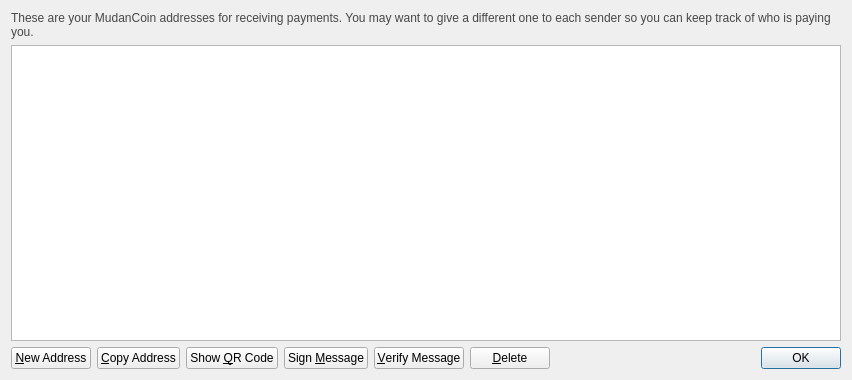
<?xml version="1.0" encoding="UTF-8"?>
<ui version="4.0">
 <class>AddressBookPage</class>
 <widget class="QWidget" name="AddressBookPage">
  <property name="geometry">
   <rect>
    <x>0</x>
    <y>0</y>
    <width>852</width>
    <height>380</height>
   </rect>
  </property>
  <property name="windowTitle">
   <string>Address Book</string>
  </property>
  <layout class="QVBoxLayout" name="verticalLayout">
   <item>
    <widget class="QLabel" name="labelExplanation">
     <property name="styleSheet">
      <string notr="true">#labelExplanation { color: #464747; }</string>
     </property>
     <property name="text">
      <string>These are your MudanCoin addresses for receiving payments. You may want to give a different one to each sender so you can keep track of who is paying you.</string>
     </property>
     <property name="textFormat">
      <enum>Qt::PlainText</enum>
     </property>
     <property name="wordWrap">
      <bool>true</bool>
     </property>
    </widget>
   </item>
   <item>
    <widget class="QTableView" name="tableView">
     <property name="contextMenuPolicy">
      <enum>Qt::CustomContextMenu</enum>
     </property>
     <property name="toolTip">
      <string>Double-click to edit address or label</string>
     </property>
     <property name="tabKeyNavigation">
      <bool>false</bool>
     </property>
     <property name="alternatingRowColors">
      <bool>true</bool>
     </property>
     <property name="selectionMode">
      <enum>QAbstractItemView::SingleSelection</enum>
     </property>
     <property name="selectionBehavior">
      <enum>QAbstractItemView::SelectRows</enum>
     </property>
     <property name="sortingEnabled">
      <bool>true</bool>
     </property>
     <attribute name="verticalHeaderVisible">
      <bool>false</bool>
     </attribute>
    </widget>
   </item>
   <item>
    <layout class="QHBoxLayout" name="horizontalLayout">
     <item>
      <widget class="QPushButton" name="newAddressButton">
       <property name="toolTip">
        <string>Create a new address</string>
       </property>
       <property name="text">
        <string>&amp;New Address</string>
       </property>
       <property name="icon">
        <iconset resource="../bitcoin.qrc">
         <normaloff>:/icons/add</normaloff>:/icons/add</iconset>
       </property>
      </widget>
     </item>
     <item>
      <widget class="QPushButton" name="copyToClipboard">
       <property name="toolTip">
        <string>Copy the currently selected address to the system clipboard</string>
       </property>
       <property name="text">
        <string>&amp;Copy Address</string>
       </property>
       <property name="icon">
        <iconset resource="../bitcoin.qrc">
         <normaloff>:/icons/editcopy</normaloff>:/icons/editcopy</iconset>
       </property>
      </widget>
     </item>
     <item>
      <widget class="QPushButton" name="showQRCode">
       <property name="text">
        <string>Show &amp;QR Code</string>
       </property>
       <property name="icon">
        <iconset resource="../bitcoin.qrc">
         <normaloff>:/icons/qrcode</normaloff>:/icons/qrcode</iconset>
       </property>
      </widget>
     </item>
     <item>
      <widget class="QPushButton" name="signMessage">
       <property name="toolTip">
        <string>Sign a message to prove you own a MudanCoin address</string>
       </property>
       <property name="text">
        <string>Sign &amp;Message</string>
       </property>
       <property name="icon">
        <iconset resource="../bitcoin.qrc">
         <normaloff>:/icons/edit</normaloff>:/icons/edit</iconset>
       </property>
      </widget>
     </item>
     <item>
      <widget class="QPushButton" name="verifyMessage">
       <property name="toolTip">
        <string>Verify a message to ensure it was signed with a specified MudanCoin address</string>
       </property>
       <property name="text">
        <string>&amp;Verify Message</string>
       </property>
       <property name="icon">
        <iconset resource="../bitcoin.qrc">
         <normaloff>:/icons/transaction_0</normaloff>:/icons/transaction_0</iconset>
       </property>
      </widget>
     </item>
     <item>
      <widget class="QPushButton" name="deleteButton">
       <property name="toolTip">
        <string>Delete the currently selected address from the list</string>
       </property>
       <property name="text">
        <string>&amp;Delete</string>
       </property>
       <property name="icon">
        <iconset resource="../bitcoin.qrc">
         <normaloff>:/icons/remove</normaloff>:/icons/remove</iconset>
       </property>
      </widget>
     </item>
     <item>
      <spacer name="horizontalSpacer">
       <property name="orientation">
        <enum>Qt::Horizontal</enum>
       </property>
       <property name="sizeHint" stdset="0">
        <size>
         <width>40</width>
         <height>20</height>
        </size>
       </property>
      </spacer>
     </item>
     <item>
      <widget class="QDialogButtonBox" name="buttonBox">
       <property name="sizePolicy">
        <sizepolicy hsizetype="Maximum" vsizetype="Fixed">
         <horstretch>0</horstretch>
         <verstretch>0</verstretch>
        </sizepolicy>
       </property>
       <property name="standardButtons">
        <set>QDialogButtonBox::Ok</set>
       </property>
      </widget>
     </item>
    </layout>
   </item>
  </layout>
 </widget>
 <resources>
  <include location="../bitcoin.qrc"/>
 </resources>
 <connections/>
</ui>
